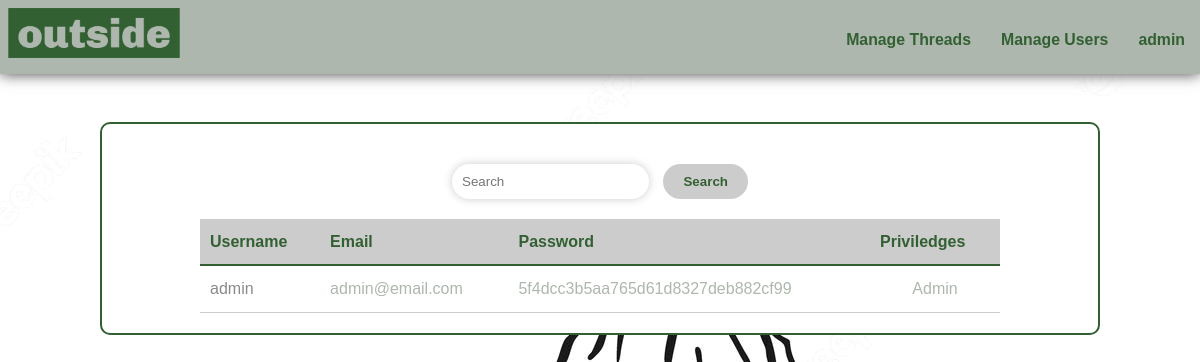
Before: /admin.php (signed in) with the older database file.
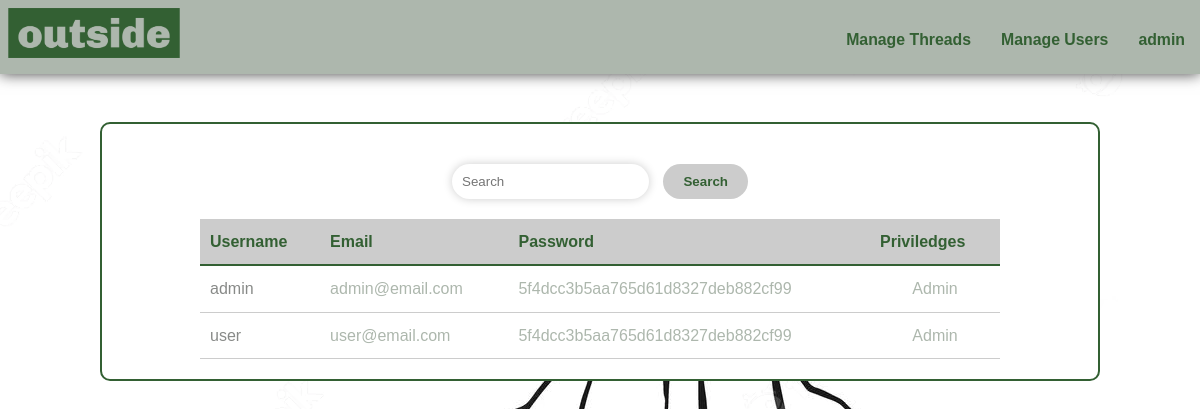
After: the same page with the newer database file.
### tables this page shows
CREATE TABLE users (
    username varchar(63) NOT NULL,
    email varchar(63) NOT NULL,
    password varchar(127) NOT NULL,
    location varchar(127) DEFAULT "",
    bio varchar(8191) DEFAULT "",
    isAdmin boolean NOT NULL DEFAULT 0,
    enabled boolean NOT NULL DEFAULT 0,
    PRIMARY KEY (username),
    UNIQUE KEY (email)
);

### admin.php (the view, shortened to what this page needs)
<!DOCTYPE html>
<html>
    <body>
        <head>
            <link rel="stylesheet" href="css/all.css">
            <link rel="stylesheet" href="css/admin.css">
        </head>
        <?php include('header.php'); ?>
    <main>
    <div class="manage">
        <form method="post" action="">
            <input type="text" name="search" placeholder="Search">
            <input type="submit" value="Search">
        </form>
        <?php
            include("dbConnection.php");
            $search = "";
            $stmt = $conn->prepare("SELECT * FROM users WHERE username LIKE '%$search%' OR email LIKE '%$search%'");
            if ($stmt->execute()) {
                $result = $stmt->get_result();
                echo '<table>';
                echo '<tr><th>Username</th><th>Email</th><th>Password</th><th>Priviledges</th></tr>';
                while ($row = $result->fetch_assoc()) {
                    $username = $row['username'];
                    $email = $row['email'];
                    $password = $row['password'];
                    $isAdmin = $row['isAdmin'];
                    $enabled = $row['enabled'];
                    echo '<tr>';
                    echo '<td><a href = "profile.php?user=' . $username .'">' . $username . '</td>';
                    echo '<td>' . $email . '</td>';
                    echo '<td>' . $password . '</td>';
                    echo "<td><form action='changeState.php' method='POST'>";
                    if($isAdmin == 0){
                        echo ("<input type='submit' value='".($enabled == 0 ? 'Disable': 'Enable')."'>");
                    }else{
                        echo("Admin");
                    }
                    echo "</form></td>";
                    echo '</tr>';
                }
                echo '</table>';
            } else {
                echo "Error: " . $stmt->error;
            }
        ?>
            </div>
        </main>
    </body>
</html>

### header.php (shortened to what this page needs)
<!DOCTYPE html>
<head>
<link rel="stylesheet" href="css/header.css">
</head>
<header class="header">
    <a href="threads.php"><img  class = "logo" src="img/logo1.png"></a>
    <ul class="main-nav">
        <?php
            if(isset($_SESSION['isAdmin'])){
                echo '<li><a href="threads.php">Manage Threads</a></li>';
                echo '<li><a href="admin.php">Manage Users</a></li>';
            }
            else{
                echo '<li><a href="threads.php">Threads</a></li>';
            }
        ?>
        <li>
            <?php
            if(isset($_SESSION['username'])){
                echo '<a href="profile.php">'. $_SESSION['username'] .'</a>';
            } else{
                echo '<a href="login.php">'.'Login</a>';
            }
            ?>
        </li>
    </ul>
</header>

### css/all.css (style rules this page uses)
body { background-image: url("../img/mountains.png"); background-position: center top; background-repeat: repeat-y; font-family: 'Montserrat', sans-serif; color: #ADB7AD; }
a { color: #ADB7AD; }

### css/admin.css (style rules this page uses)
form { text-align: center; }
table { margin: 0 auto; }
input[type="text"] { padding: 10px; border: none; border-radius: 20px; box-shadow: 0 0 10px rgba(0, 0, 0, 0.2); margin-top: 20px; }
input[type="submit"] { padding: 10px 20px; background-color: #ccc; color: #336033; font-weight: bold; border-radius: 20px; border: none; margin-left: 10px; cursor: pointer; }
table { border-collapse: collapse; width: 100%; max-width: 800px; margin-top: 20px; }
th, td { padding: 10px; text-align: left; }
th { background-color: #ccc; color: #336033; border-bottom: 2px solid #336033; }
td { border-bottom: 1px solid #ccc; }
td:last-child { text-align: center; }
.manage { margin: 3em auto; width: 100%; max-width: 1000px; background-color: white; border: 2px solid #336033; border-radius: 10px; padding: 20px; }

### css/header.css (style rules this page uses)
* { box-sizing: border-box; }
body { font-family: 'Montserrat', sans-serif; line-height: 1.6; margin: 0; min-height: 100vh; }
ul { margin: 0; padding: 0; list-style: none; }
h2,h3,a { color: #888a88; }
a { text-decoration: none; }
.main-nav { margin-top: 5px; }
.main-nav a { padding: 10px 15px; text-align: center; display: block; }
.main-nav a { color: #336033; font-size: .99em; font-weight: 700; }
.header { padding-top: .5em; padding-bottom: .5em; background-color: #ADB7AD; box-shadow: 0px 0px 14px 0px rgba(0,0,0,0.75); }
img.logo { width: 180px; height: 50px; padding-left: .5em; }
@media (min-width: 769px) { .header, .main-nav { display: flex; } }
@media (min-width: 769px) { .header { flex-direction: column; align-items: center; width: 100%; margin: 0 auto; max-width: 100%; } }
@media (min-width: 100px) { .header { flex-direction: row; justify-content: space-between; } }

Changed rows visible on the page:
added users: username "user", email "user@email.com", password "5f4dcc3b5aa765d61d8327deb882cf99", isAdmin "Admin"
